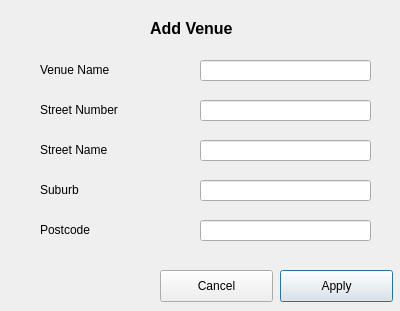
<?xml version="1.0" encoding="UTF-8"?>
<ui version="4.0">
 <class>AddVenueDiag</class>
 <widget class="QDialog" name="AddVenueDiag">
  <property name="geometry">
   <rect>
    <x>0</x>
    <y>0</y>
    <width>400</width>
    <height>311</height>
   </rect>
  </property>
  <property name="windowTitle">
   <string>Dialog</string>
  </property>
  <widget class="QLineEdit" name="vName">
   <property name="geometry">
    <rect>
     <x>200</x>
     <y>60</y>
     <width>171</width>
     <height>21</height>
    </rect>
   </property>
  </widget>
  <widget class="QLineEdit" name="streetNum">
   <property name="geometry">
    <rect>
     <x>200</x>
     <y>100</y>
     <width>171</width>
     <height>21</height>
    </rect>
   </property>
  </widget>
  <widget class="QLabel" name="label_2">
   <property name="geometry">
    <rect>
     <x>40</x>
     <y>100</y>
     <width>121</width>
     <height>20</height>
    </rect>
   </property>
   <property name="text">
    <string>Street Number</string>
   </property>
  </widget>
  <widget class="QLabel" name="label">
   <property name="geometry">
    <rect>
     <x>40</x>
     <y>60</y>
     <width>121</width>
     <height>20</height>
    </rect>
   </property>
   <property name="text">
    <string>Venue Name</string>
   </property>
  </widget>
  <widget class="QLineEdit" name="streetName">
   <property name="geometry">
    <rect>
     <x>200</x>
     <y>140</y>
     <width>171</width>
     <height>21</height>
    </rect>
   </property>
   <property name="text">
    <string/>
   </property>
  </widget>
  <widget class="QLabel" name="label_3">
   <property name="geometry">
    <rect>
     <x>40</x>
     <y>140</y>
     <width>121</width>
     <height>20</height>
    </rect>
   </property>
   <property name="text">
    <string>Street Name</string>
   </property>
  </widget>
  <widget class="QLineEdit" name="suburb">
   <property name="geometry">
    <rect>
     <x>200</x>
     <y>180</y>
     <width>171</width>
     <height>21</height>
    </rect>
   </property>
   <property name="text">
    <string/>
   </property>
  </widget>
  <widget class="QLabel" name="label_4">
   <property name="geometry">
    <rect>
     <x>40</x>
     <y>180</y>
     <width>121</width>
     <height>20</height>
    </rect>
   </property>
   <property name="text">
    <string>Suburb</string>
   </property>
  </widget>
  <widget class="QLineEdit" name="postCode">
   <property name="geometry">
    <rect>
     <x>200</x>
     <y>220</y>
     <width>171</width>
     <height>21</height>
    </rect>
   </property>
   <property name="text">
    <string/>
   </property>
  </widget>
  <widget class="QLabel" name="label_5">
   <property name="geometry">
    <rect>
     <x>40</x>
     <y>220</y>
     <width>121</width>
     <height>20</height>
    </rect>
   </property>
   <property name="text">
    <string>Postcode</string>
   </property>
  </widget>
  <widget class="QPushButton" name="apply">
   <property name="geometry">
    <rect>
     <x>280</x>
     <y>270</y>
     <width>113</width>
     <height>32</height>
    </rect>
   </property>
   <property name="autoFillBackground">
    <bool>false</bool>
   </property>
   <property name="text">
    <string>Apply</string>
   </property>
   <property name="autoDefault">
    <bool>false</bool>
   </property>
   <property name="default">
    <bool>true</bool>
   </property>
   <property name="flat">
    <bool>false</bool>
   </property>
  </widget>
  <widget class="QPushButton" name="cancel">
   <property name="geometry">
    <rect>
     <x>160</x>
     <y>270</y>
     <width>113</width>
     <height>32</height>
    </rect>
   </property>
   <property name="text">
    <string>Cancel</string>
   </property>
  </widget>
  <widget class="QLabel" name="label_6">
   <property name="geometry">
    <rect>
     <x>150</x>
     <y>20</y>
     <width>121</width>
     <height>16</height>
    </rect>
   </property>
   <property name="font">
    <font>
     <pointsize>12</pointsize>
     <weight>75</weight>
     <bold>true</bold>
    </font>
   </property>
   <property name="text">
    <string>Add Venue</string>
   </property>
  </widget>
 </widget>
 <tabstops>
  <tabstop>vName</tabstop>
  <tabstop>streetNum</tabstop>
  <tabstop>streetName</tabstop>
  <tabstop>suburb</tabstop>
  <tabstop>postCode</tabstop>
  <tabstop>cancel</tabstop>
  <tabstop>apply</tabstop>
 </tabstops>
 <resources/>
 <connections/>
</ui>
